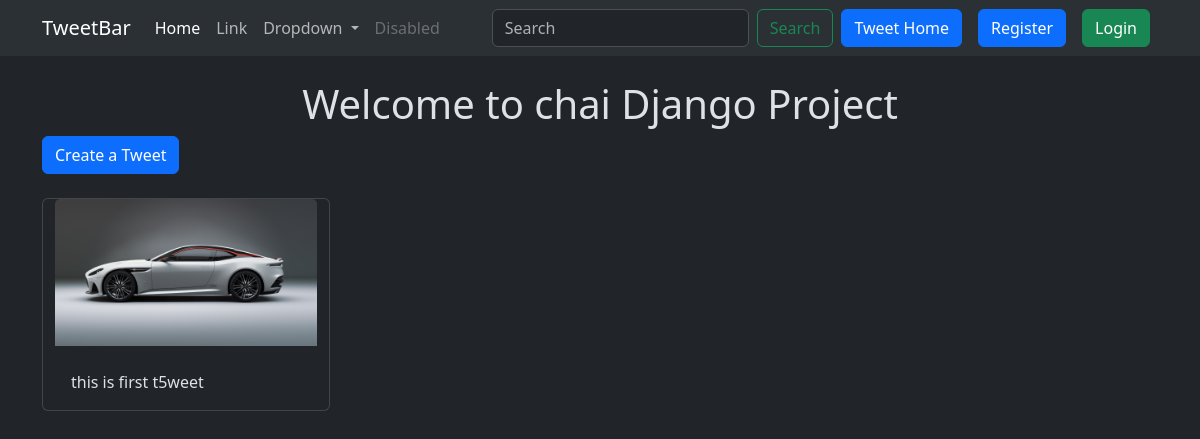
The page /tweet/ on the database as committed earlier.
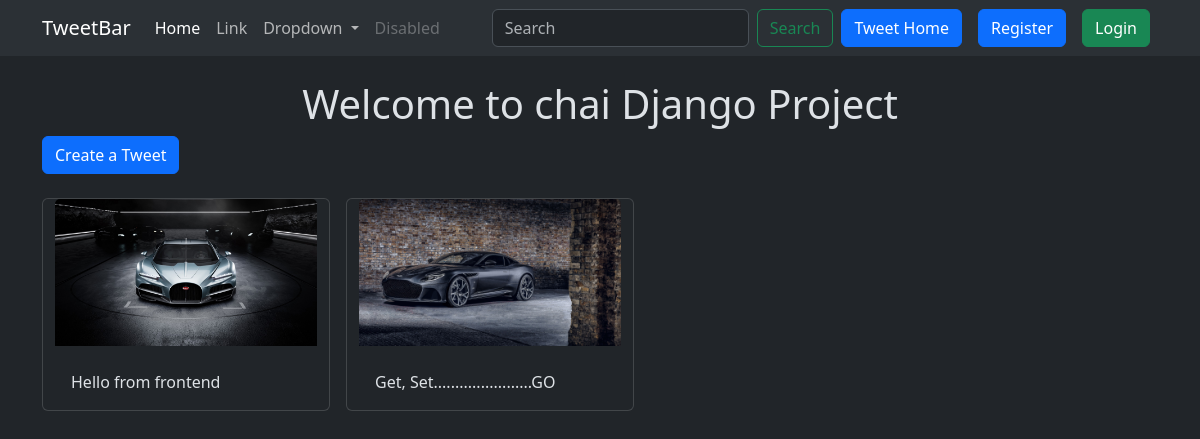
The same page on the database as committed later.
### tweet/models.py (models this page shows, shortened)
class Tweet(models.Model):
    user = models.ForeignKey(User, on_delete=models.CASCADE) #iske baare me pdhna hai
    text = models.TextField(max_length=240)
    photo = models.ImageField(upload_to='photos/',blank=True,null=True)
    created_at = models.DateTimeField(auto_now_add =True)
    updated_at = models.DateTimeField(auto_now =True)

### tweet/views.py (the view)
# urls.py: path('', views.tweet_list, name='tweet_list'),
def tweet_list(request):
    tweets = Tweet.objects.all().order_by('-created_at') #ye kya hota hai
    return render(request,'tweet-list.html',{
        'tweets':tweets
    })

### tweet/templates/tweet-list.html (shortened to what this page needs)
{% extends "layout.html" %}
{% block content %}
<h1 class="text-center mt-4">Welcome to chai Django Project</h1>
<a class="btn btn-primary mb-4" href="{% url 'tweet_create' %}">Create a Tweet</a>
<div class="container row gap-3">
    {% for tweet in tweets %}
    <div class="card" style="width: 18rem;">
        <img src="{{tweet.photo.url}}" class="card-img-top" alt="...">
        <div class="card-body">
          <p class="card-text">{{tweet.text}}</p>
        </div>
      </div>
    {% endfor %}
</div>
{% endblock %}

Rows that differ between the two databases and show on the page:
removed Tweet: photo (picture), text "this is first t5weet"
added Tweet: photo (picture), text "Hello from frontend"
added Tweet: photo (picture), text "Get, Set.......................GO"
